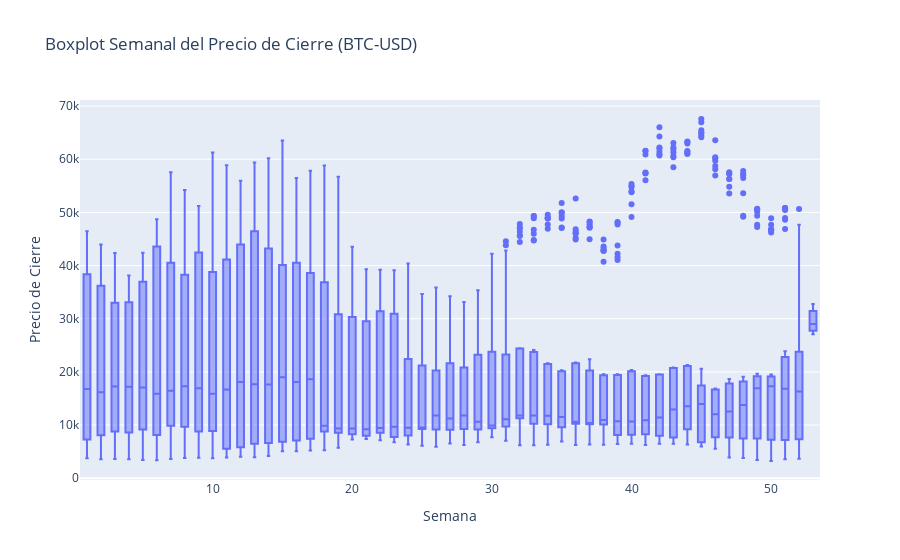
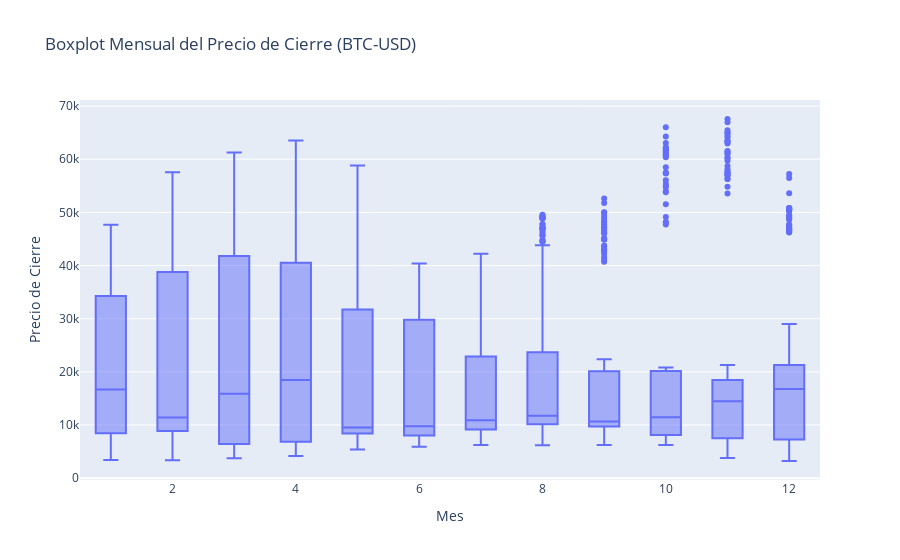
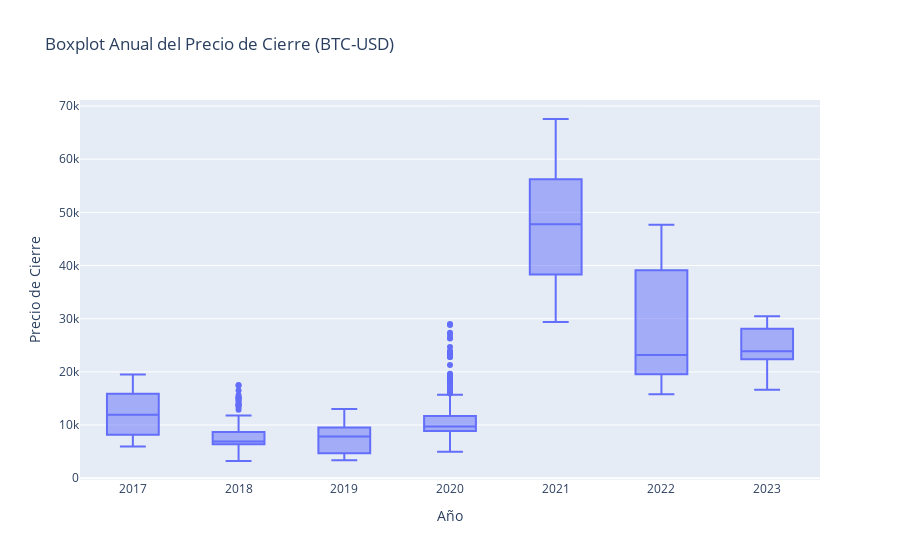

Notebook cell for these charts, in order:
### Markdown cell above
Presentamos el siguiente  código que analiza la distribución de los precios de cierre del Bitcoin a través de diagramas de caja que organizan los datos por semana, mes y año. Estos boxplots muestran la mediana, cuartiles y valores atípicos, ayudando a visualizar la variabilidad y las tendencias del precio del Bitcoin en diferentes periodos. Este enfoque proporciona una visión clara y concisa de las fluctuaciones del mercado de Bitcoin a lo largo del tiempo.

### Code cell
btc_data['Week'] = btc_data.index.to_series().dt.isocalendar().week
btc_data['Month'] = btc_data.index.to_series().dt.month
btc_data['Year'] = btc_data.index.to_series().dt.year

fig_weekly_box = px.box(btc_data, x='Week', y='Close',
                        title='Boxplot Semanal del Precio de Cierre (BTC-USD)',
                        labels={'Week':'Semana', 'Close':'Precio de Cierre'})

fig_monthly_box = px.box(btc_data, x='Month', y='Close',
                         title='Boxplot Mensual del Precio de Cierre (BTC-USD)',
                         labels={'Month':'Mes', 'Close':'Precio de Cierre'})

fig_yearly_box = px.box(btc_data, x='Year', y='Close',
                        title='Boxplot Anual del Precio de Cierre (BTC-USD)',
                        labels={'Year':'Año', 'Close':'Precio de Cierre'})

fig_weekly_box.show()
fig_monthly_box.show()
fig_yearly_box.show()

### Figure 1 — Plotly figure (JSON) as saved in the notebook; plotly's stock layout.template omitted (floating-point values rounded to 4 significant figures; data arrays with more than 128 entries replaced by an {"elided": "..."} marker saying what was removed)
{"data": [{"alignmentgroup": "True", "hovertemplate": "Semana=%{x}<br>Precio de Cierre=%{y}<extra></extra>", "legendgroup": "", "marker": {"color": "#636efa"}, "name": "", "notched": false, "offsetgroup": "", "orientation": "v", "showlegend": false, "type": "box", "x": {"elided": "2005 int values"}, "x0": " ", "xaxis": "x", "y": {"elided": "2005 float values"}, "y0": " ", "yaxis": "y"}], "layout": {"boxmode": "group", "legend": {"tracegroupgap": 0}, "title": {"text": "Boxplot Semanal del Precio de Cierre (BTC-USD)"}, "xaxis": {"anchor": "y", "domain": [0, 1], "title": {"text": "Semana"}}, "yaxis": {"anchor": "x", "domain": [0, 1], "title": {"text": "Precio de Cierre"}}}}

### Figure 2 — Plotly figure (JSON) as saved in the notebook; plotly's stock layout.template omitted (floating-point values rounded to 4 significant figures; data arrays with more than 128 entries replaced by an {"elided": "..."} marker saying what was removed)
{"data": [{"alignmentgroup": "True", "hovertemplate": "Mes=%{x}<br>Precio de Cierre=%{y}<extra></extra>", "legendgroup": "", "marker": {"color": "#636efa"}, "name": "", "notched": false, "offsetgroup": "", "orientation": "v", "showlegend": false, "type": "box", "x": {"elided": "2005 int values"}, "x0": " ", "xaxis": "x", "y": {"elided": "2005 float values"}, "y0": " ", "yaxis": "y"}], "layout": {"boxmode": "group", "legend": {"tracegroupgap": 0}, "title": {"text": "Boxplot Mensual del Precio de Cierre (BTC-USD)"}, "xaxis": {"anchor": "y", "domain": [0, 1], "title": {"text": "Mes"}}, "yaxis": {"anchor": "x", "domain": [0, 1], "title": {"text": "Precio de Cierre"}}}}

### Figure 3 — Plotly figure (JSON) as saved in the notebook; plotly's stock layout.template omitted (floating-point values rounded to 4 significant figures; data arrays with more than 128 entries replaced by an {"elided": "..."} marker saying what was removed)
{"data": [{"alignmentgroup": "True", "hovertemplate": "Año=%{x}<br>Precio de Cierre=%{y}<extra></extra>", "legendgroup": "", "marker": {"color": "#636efa"}, "name": "", "notched": false, "offsetgroup": "", "orientation": "v", "showlegend": false, "type": "box", "x": {"elided": "2005 int values"}, "x0": " ", "xaxis": "x", "y": {"elided": "2005 float values"}, "y0": " ", "yaxis": "y"}], "layout": {"boxmode": "group", "legend": {"tracegroupgap": 0}, "title": {"text": "Boxplot Anual del Precio de Cierre (BTC-USD)"}, "xaxis": {"anchor": "y", "domain": [0, 1], "title": {"text": "Año"}}, "yaxis": {"anchor": "x", "domain": [0, 1], "title": {"text": "Precio de Cierre"}}}}
